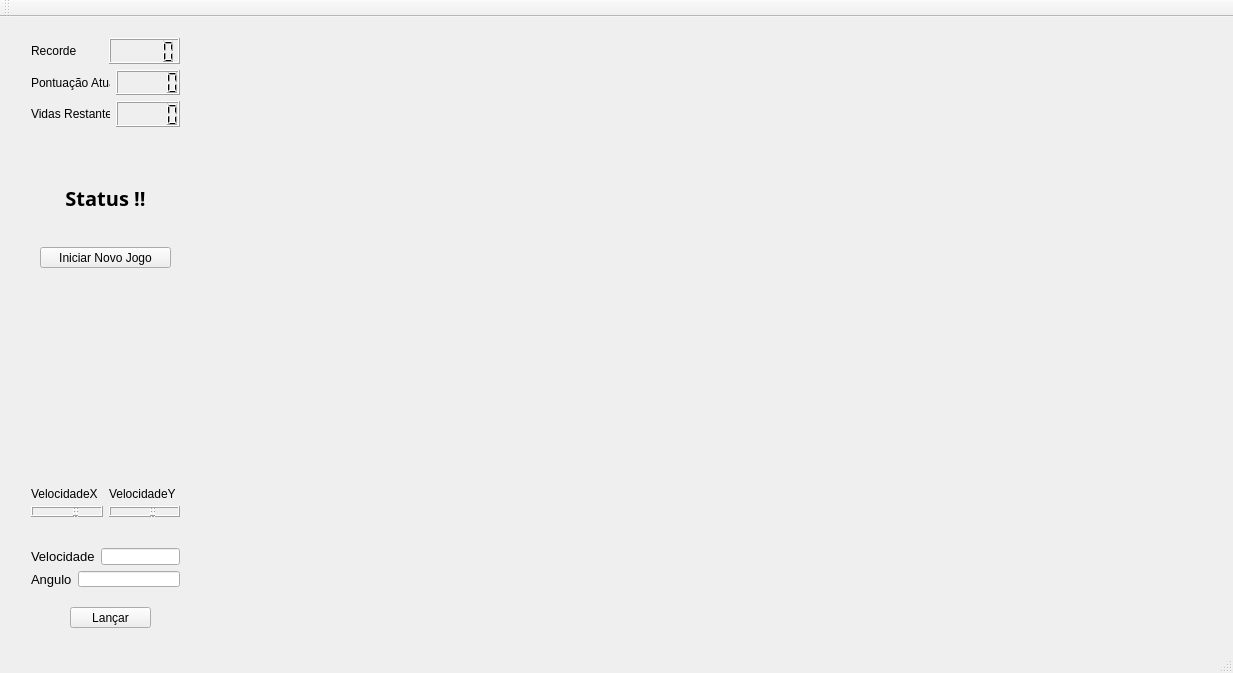
<?xml version="1.0" encoding="UTF-8"?>
<ui version="4.0">
 <class>MainWindow</class>
 <widget class="QMainWindow" name="MainWindow">
  <property name="geometry">
   <rect>
    <x>0</x>
    <y>0</y>
    <width>1233</width>
    <height>673</height>
   </rect>
  </property>
  <property name="windowTitle">
   <string>MainWindow</string>
  </property>
  <widget class="QWidget" name="centralWidget">
   <widget class="Desenha" name="widget" native="true">
    <property name="geometry">
     <rect>
      <x>210</x>
      <y>10</y>
      <width>1000</width>
      <height>600</height>
     </rect>
    </property>
   </widget>
   <widget class="QWidget" name="layoutWidget">
    <property name="geometry">
     <rect>
      <x>20</x>
      <y>520</y>
      <width>171</width>
      <height>61</height>
     </rect>
    </property>
    <layout class="QVBoxLayout" name="verticalLayout">
     <item>
      <layout class="QHBoxLayout" name="horizontalLayout">
       <item>
        <widget class="QLabel" name="label_velocidade">
         <property name="font">
          <font>
           <pointsize>10</pointsize>
          </font>
         </property>
         <property name="text">
          <string>Velocidade</string>
         </property>
        </widget>
       </item>
       <item>
        <widget class="QLineEdit" name="lineEdit_2"/>
       </item>
      </layout>
     </item>
     <item>
      <layout class="QHBoxLayout" name="horizontalLayout_2">
       <item>
        <widget class="QLabel" name="label">
         <property name="font">
          <font>
           <pointsize>10</pointsize>
          </font>
         </property>
         <property name="text">
          <string>Angulo</string>
         </property>
        </widget>
       </item>
       <item>
        <widget class="QLineEdit" name="lineEdit"/>
       </item>
      </layout>
     </item>
    </layout>
   </widget>
   <widget class="QLabel" name="label_4">
    <property name="geometry">
     <rect>
      <x>20</x>
      <y>150</y>
      <width>171</width>
      <height>61</height>
     </rect>
    </property>
    <property name="font">
     <font>
      <family>Candara</family>
      <pointsize>15</pointsize>
      <weight>75</weight>
      <bold>true</bold>
     </font>
    </property>
    <property name="text">
     <string>Status !!</string>
    </property>
    <property name="alignment">
     <set>Qt::AlignCenter</set>
    </property>
   </widget>
   <widget class="QWidget" name="layoutWidget">
    <property name="geometry">
     <rect>
      <x>20</x>
      <y>460</y>
      <width>171</width>
      <height>51</height>
     </rect>
    </property>
    <layout class="QHBoxLayout" name="horizontalLayout_3">
     <item>
      <layout class="QVBoxLayout" name="verticalLayout_2">
       <item>
        <widget class="QLabel" name="label_2">
         <property name="text">
          <string>VelocidadeX</string>
         </property>
        </widget>
       </item>
       <item>
        <widget class="QLCDNumber" name="lcdNumber"/>
       </item>
      </layout>
     </item>
     <item>
      <layout class="QVBoxLayout" name="verticalLayout_3">
       <item>
        <widget class="QLabel" name="label_3">
         <property name="text">
          <string>VelocidadeY</string>
         </property>
        </widget>
       </item>
       <item>
        <widget class="QLCDNumber" name="lcdNumber_2"/>
       </item>
      </layout>
     </item>
    </layout>
   </widget>
   <widget class="QPushButton" name="pushButton_2">
    <property name="geometry">
     <rect>
      <x>40</x>
      <y>230</y>
      <width>131</width>
      <height>21</height>
     </rect>
    </property>
    <property name="text">
     <string>Iniciar Novo Jogo</string>
    </property>
   </widget>
   <widget class="QPushButton" name="pushButton">
    <property name="geometry">
     <rect>
      <x>70</x>
      <y>590</y>
      <width>81</width>
      <height>21</height>
     </rect>
    </property>
    <property name="autoFillBackground">
     <bool>false</bool>
    </property>
    <property name="text">
     <string>Lançar</string>
    </property>
   </widget>
   <widget class="QWidget" name="">
    <property name="geometry">
     <rect>
      <x>20</x>
      <y>10</y>
      <width>171</width>
      <height>111</height>
     </rect>
    </property>
    <layout class="QVBoxLayout" name="verticalLayout_4">
     <item>
      <layout class="QHBoxLayout" name="horizontalLayout_7">
       <item>
        <widget class="QLabel" name="label_10">
         <property name="text">
          <string>Recorde</string>
         </property>
        </widget>
       </item>
       <item>
        <widget class="QLCDNumber" name="lcdNumber_6"/>
       </item>
      </layout>
     </item>
     <item>
      <layout class="QHBoxLayout" name="horizontalLayout_4">
       <item>
        <widget class="QLabel" name="label_7">
         <property name="text">
          <string>Pontuação Atual</string>
         </property>
        </widget>
       </item>
       <item>
        <widget class="QLCDNumber" name="lcdNumber_3"/>
       </item>
      </layout>
     </item>
     <item>
      <layout class="QHBoxLayout" name="horizontalLayout_8">
       <item>
        <widget class="QLabel" name="label_11">
         <property name="text">
          <string>Vidas Restantes</string>
         </property>
        </widget>
       </item>
       <item>
        <widget class="QLCDNumber" name="lcdNumber_7"/>
       </item>
      </layout>
     </item>
    </layout>
   </widget>
  </widget>
  <widget class="QMenuBar" name="menuBar">
   <property name="geometry">
    <rect>
     <x>0</x>
     <y>0</y>
     <width>1233</width>
     <height>21</height>
    </rect>
   </property>
  </widget>
  <widget class="QToolBar" name="mainToolBar">
   <attribute name="toolBarArea">
    <enum>TopToolBarArea</enum>
   </attribute>
   <attribute name="toolBarBreak">
    <bool>false</bool>
   </attribute>
  </widget>
  <widget class="QStatusBar" name="statusBar"/>
 </widget>
 <layoutdefault spacing="6" margin="11"/>
 <customwidgets>
  <customwidget>
   <class>Desenha</class>
   <extends>QWidget</extends>
   <header>desenha.h</header>
   <container>1</container>
   <slots>
    <signal>display_posicaoX(double)</signal>
    <signal>display_posicaoY(double)</signal>
    <signal>display_status(QString)</signal>
    <signal>desativar_botao()</signal>
    <signal>ativar_botao()</signal>
    <signal>display_pontuacao(int)</signal>
    <signal>display_recorde(int)</signal>
    <signal>display_vidas(int)</signal>
    <slot>muda_velocidade(QString)</slot>
    <slot>muda_angulo(QString)</slot>
    <slot>lancar()</slot>
    <slot>iniciarJogo()</slot>
   </slots>
  </customwidget>
 </customwidgets>
 <resources/>
 <connections>
  <connection>
   <sender>lineEdit_2</sender>
   <signal>textChanged(QString)</signal>
   <receiver>widget</receiver>
   <slot>muda_velocidade(QString)</slot>
   <hints>
    <hint type="sourcelabel">
     <x>168</x>
     <y>571</y>
    </hint>
    <hint type="destinationlabel">
     <x>231</x>
     <y>498</y>
    </hint>
   </hints>
  </connection>
  <connection>
   <sender>lineEdit</sender>
   <signal>textChanged(QString)</signal>
   <receiver>widget</receiver>
   <slot>muda_angulo(QString)</slot>
   <hints>
    <hint type="sourcelabel">
     <x>184</x>
     <y>607</y>
    </hint>
    <hint type="destinationlabel">
     <x>225</x>
     <y>532</y>
    </hint>
   </hints>
  </connection>
  <connection>
   <sender>pushButton</sender>
   <signal>clicked()</signal>
   <receiver>widget</receiver>
   <slot>lancar()</slot>
   <hints>
    <hint type="sourcelabel">
     <x>150</x>
     <y>630</y>
    </hint>
    <hint type="destinationlabel">
     <x>248</x>
     <y>624</y>
    </hint>
   </hints>
  </connection>
  <connection>
   <sender>widget</sender>
   <signal>display_posicaoY(double)</signal>
   <receiver>lcdNumber_2</receiver>
   <slot>display(double)</slot>
   <hints>
    <hint type="sourcelabel">
     <x>244</x>
     <y>399</y>
    </hint>
    <hint type="destinationlabel">
     <x>167</x>
     <y>526</y>
    </hint>
   </hints>
  </connection>
  <connection>
   <sender>widget</sender>
   <signal>desativar_botao()</signal>
   <receiver>pushButton</receiver>
   <slot>hide()</slot>
   <hints>
    <hint type="sourcelabel">
     <x>253</x>
     <y>635</y>
    </hint>
    <hint type="destinationlabel">
     <x>111</x>
     <y>639</y>
    </hint>
   </hints>
  </connection>
  <connection>
   <sender>widget</sender>
   <signal>ativar_botao()</signal>
   <receiver>pushButton</receiver>
   <slot>show()</slot>
   <hints>
    <hint type="sourcelabel">
     <x>332</x>
     <y>634</y>
    </hint>
    <hint type="destinationlabel">
     <x>109</x>
     <y>638</y>
    </hint>
   </hints>
  </connection>
  <connection>
   <sender>widget</sender>
   <signal>display_pontuacao(int)</signal>
   <receiver>lcdNumber_3</receiver>
   <slot>display(int)</slot>
   <hints>
    <hint type="sourcelabel">
     <x>223</x>
     <y>95</y>
    </hint>
    <hint type="destinationlabel">
     <x>183</x>
     <y>95</y>
    </hint>
   </hints>
  </connection>
  <connection>
   <sender>widget</sender>
   <signal>display_vidas(int)</signal>
   <receiver>lcdNumber_7</receiver>
   <slot>display(int)</slot>
   <hints>
    <hint type="sourcelabel">
     <x>217</x>
     <y>141</y>
    </hint>
    <hint type="destinationlabel">
     <x>179</x>
     <y>143</y>
    </hint>
   </hints>
  </connection>
  <connection>
   <sender>widget</sender>
   <signal>display_posicaoX(double)</signal>
   <receiver>lcdNumber</receiver>
   <slot>display(double)</slot>
   <hints>
    <hint type="sourcelabel">
     <x>217</x>
     <y>362</y>
    </hint>
    <hint type="destinationlabel">
     <x>61</x>
     <y>525</y>
    </hint>
   </hints>
  </connection>
  <connection>
   <sender>pushButton_2</sender>
   <signal>clicked()</signal>
   <receiver>widget</receiver>
   <slot>iniciarJogo()</slot>
   <hints>
    <hint type="sourcelabel">
     <x>166</x>
     <y>271</y>
    </hint>
    <hint type="destinationlabel">
     <x>236</x>
     <y>275</y>
    </hint>
   </hints>
  </connection>
  <connection>
   <sender>widget</sender>
   <signal>display_status(QString)</signal>
   <receiver>label_4</receiver>
   <slot>setText(QString)</slot>
   <hints>
    <hint type="sourcelabel">
     <x>215</x>
     <y>218</y>
    </hint>
    <hint type="destinationlabel">
     <x>167</x>
     <y>217</y>
    </hint>
   </hints>
  </connection>
  <connection>
   <sender>widget</sender>
   <signal>display_recorde(int)</signal>
   <receiver>lcdNumber_6</receiver>
   <slot>display(int)</slot>
   <hints>
    <hint type="sourcelabel">
     <x>218</x>
     <y>56</y>
    </hint>
    <hint type="destinationlabel">
     <x>177</x>
     <y>57</y>
    </hint>
   </hints>
  </connection>
 </connections>
</ui>
